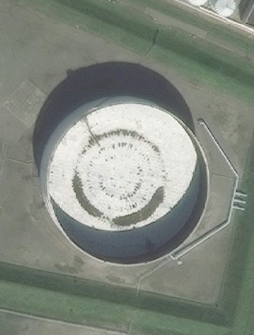
#> input picture oiltank.png, 254 x 335 px, found by its file name
$ python detect_shadow.py
#> lines starting #> are read from the running program, lines starting #| are printed output that depends on the picture; after the words box and inside, x2 and y2 are one past the last pixel; in counts of white or black regions, pixels touching at a corner belong together
import cv2
import numpy as np
import math
imgTest = "/home/kiencate/image-processing/oiltank.png"
# h_cam : chieu cao camera
# h,w_corner : goc mo cua camera theo huong doc va ngang
# h,w_img : kich co anh chup
h_cam = 100
h_corner = w_corner = 60
h_img = w_img = 800
cres = [[]]


def getContours(img):
    contours,hierarchy = cv2.findContours(img, cv2.RETR_EXTERNAL,cv2.CHAIN_APPROX_NONE)
    a=0
    for cnt in contours:
        area = cv2.contourArea(cnt)

        if area>300:
            cir = []
            peri = cv2.arcLength(cnt,True)
            cv2.drawContours(imgContour,cnt,-1,(255,0,0),2)
            approx = cv2.approxPolyDP(cnt,0.03*peri,True)
            x,y,w,h = cv2.boundingRect(approx)
            # cv2.rectangle(imgContour,(x,y),(x+w,y+h),(0,255,0),2)
            # cv2.putText(imgContour,str(c),(int(a),int(b)),cv2.FONT_HERSHEY_COMPLEX_SMALL,1,(255,0,255))

            # xac dinh 2 diem canh
            max = 0
            diem1 = diem2 = []
            trungdiem1 = trungdiem2=[]
            for i in approx:
                for j in approx:
                    dist = np.linalg.norm(i-j)
                    if dist>max:
                        max = dist
                        diem1 = i
                        diem2 = j
            cv2.circle(imgContour,(diem1[0][0],diem1[0][1]),1,(0,255,255),3)
            cv2.circle(imgContour,(diem2[0][0],diem2[0][1]),1,(0,255,255),3)
            trungdiem = (diem1+diem2)//2

            #xac dinh 2 diem tren duoi

            min = max
            for i in cnt:
                dist = np.linalg.norm(i-trungdiem)
                if dist < min:
                    trungdiem1 = i
                    min = dist
            cv2.circle(imgContour,(trungdiem1[0][0],trungdiem1[0][1]),1,(0,255,255),3)
            min = np.linalg.norm(diem1 - trungdiem1) + np.linalg.norm(trungdiem1- trungdiem) - np.linalg.norm(diem1- trungdiem)
            for i in cnt:
                if i[0][0] == trungdiem1[0][0] and i[0][1] == trungdiem1[0][1] :
                    continue
                dist0 = np.linalg.norm(trungdiem1- trungdiem)
                dist1 = np.linalg.norm(i- trungdiem)
                dist2 = np.linalg.norm(i - trungdiem1)
                if (dist2 + dist0- dist1)< min :
                    min = dist2 + dist0- dist1
                    trungdiem2 = i
            cv2.circle(imgContour,(trungdiem2[0][0],trungdiem2[0][1]),1,(0,255,255),3)
            print(diem1)
            #them 4 diem vao mang
            cres.extend(diem1)
            cres.extend(diem2)
            cres.extend(trungdiem1)
            cres.extend(trungdiem2)


img=cv2.imread(imgTest)
#> img is the input picture: shape (335, 254, 3); mean B, G, R 127.2, 136.8, 130.2
imgContour = img.copy()
imgHSV = cv2.cvtColor(img,cv2.COLOR_BGR2HSV)
#> imgHSV: shape (335, 254, 3); mean H, S, V 52.3, 25.1, 137.7
lower = np.array([80,13,51])
upper = np.array([134,255,134])

mask = cv2.inRange(imgHSV,lower,upper)
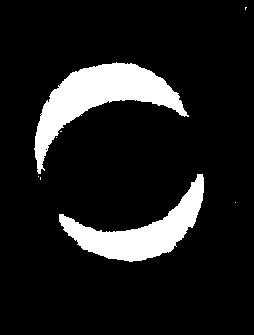
#> mask: shape (335, 254); 11.7% white; 8 white regions (6 under 20 px)
getContours(mask)
#> in getContours, `contours,hierarchy = cv2.findContours(img, cv2.RETR_EXTERNAL,cv2.CHAIN..`: contours = 8 contours, 6 with area under 20; largest, box (x1, y1, x2, y2) and area: (34, 62, 189, 174) 5406, (59, 174, 204, 262) 4145
#> the loop in getContours, `for cnt in contours:` made 8 passes
#> (area, peri, x, y, w, h, trungdiem) on passes 4, 7: (4145, 443.5, 59, 177, 145, 82, [[131, 199]]), (5405.5, 519.1, 38, 63, 151, 111, [[113, 144]])
#| [[203 177]]
#| [[ 38 173]]
#> after the loop in getContours, `for cnt in contours:`:
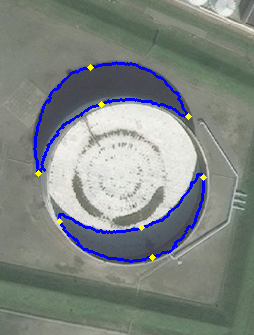
#> imgContour: shape (335, 254, 3); 2.96% of pixels changed, all inside (x1, y1, x2, y2) = (33, 61, 207, 263)
#> after the loop in getContours, `for cnt in contours:`: cres = [[], [203, 177], [59, 221], [141, 227], [152, 257], [38, 173], [188, 116], [101, 104], [90, 67]]

# ve vong tron
if cres[3][1]<cres[7][1]:
    tam = (cres[3]+cres[8])//2
    r = int(np.linalg.norm(tam - cres[3]))
else:
    tam = (cres[4]+cres[7])//2
#> tam = [126, 180]
    r = int(np.linalg.norm(tam - cres[4]))
#> r = 81
for i in range(9):
    print(cres[i])
#> this loop made 9 passes
#| []
#| [203 177]
#| [ 59 221]
#| [141 227]
#| [152 257]
#| [ 38 173]
#| [188 116]
#| [101 104]
#> (further printed lines are left out)
cv2.circle(imgContour,(tam[0],tam[1]),r,(0,0,255),2)
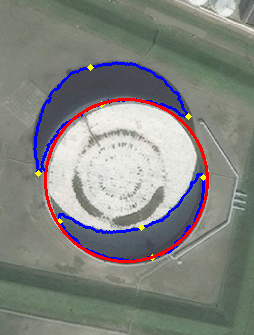
#> imgContour: shape (335, 254, 3); 1.79% of pixels changed, all inside (x1, y1, x2, y2) = (44, 98, 209, 263)

cv2.imshow("a",imgContour)
cv2.imshow("mask",mask)
k= cv2.waitKey(0)
#> (key Esc is pressed here)
